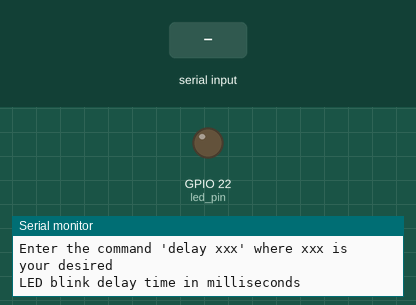
Simulated run of this sketch. Board: ESP32. Parts: output pins drawn as LEDs (lit = HIGH), the last lines printed to the serial monitor. The inputs (shaded band) are chosen by the test bench.

Above: at 1.8 s.
1.9 s: "delay\n" received over Serial
At 3.4 s:
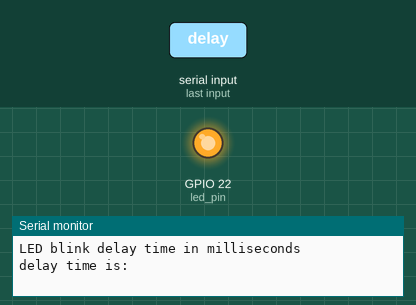
4.9 s: "90,45\n" received over Serial
At 6.3 s:
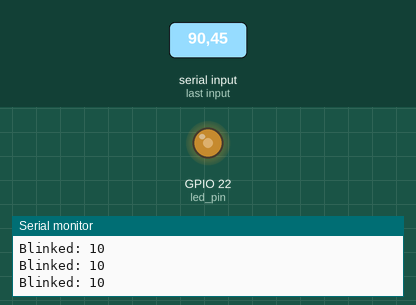
Timing chart, 0 to 7.9 s (numbered marks = the images above; inputs shaded):
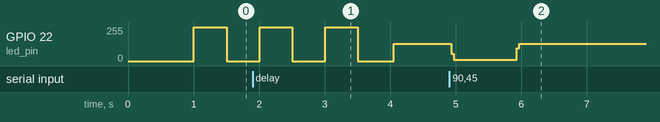

Measured:
- after the input at 4.9 s, GPIO 22 (led_pin): 129/255 → 10/255 at once, → 128/255 1.0 s later

The sketch:

exercicio_filas_2.ino
```cpp
#include <freertos/FreeRTOS.h>
#include <freertos/task.h>
#include <freertos/queue.h>
#include <sstream>

// adaptado de https://www.digikey.com/en/maker/projects/introduction-to-rtos-solution-to-part-5-freertos-queue-example/72d2b361f7b94e0691d947c7c29a03c9

/*
* Date: January 18, 2021
* Author: Shawn Hymel
* License: 0BSD
*/

// Settings
static const int delay_queue_len = 5;   // Size of delay_queue
static const int msg_queue_len = 5;     // Size of msg_queue
static const uint8_t blink_max = 10;   // Num times to blink before message

// Pins (change this if your Arduino board does not have LED_BUILTIN defined)
static const int led_pin = 22;

// Message struct: used to wrap strings (not necessary, but it's useful to see
// how to use structs here)
struct Message {
  char body[50];
  int count;
};

// Globals
static QueueHandle_t queue_1; // delay_queue
static QueueHandle_t queue_2; //msg_queue

String cmd_string, keyword_delay;

//*****************************************************************************
// Tasks

// Task: command line interface (CLI) Task A
void taskA(void *parameters) {

  Message rcv_msg; // store message from queue_2
  int led_delay;

  // Clear whole buffer
  //memset(buf, 0, buf_len); // used to fill a memory block starting at buf, buf_len bytes, with 0

  // Loop forever
  while (1) {

    // See if there's a message in the queue (do not block)
    if (xQueueReceive(queue_2, (void *)&rcv_msg, 0) == pdTRUE) {
      Serial.print(rcv_msg.body);
      Serial.println(rcv_msg.count);
    }

    // Read characters from serial (by josenalde oliveira)
    if (Serial.available() > 0) {
      cmd_string= Serial.readStringUntil(' ');  //read until white space
      cmd_string.trim();                 // remove any \r \n whitespace at the end of the String

      if (cmd_string == "delay") {
        Serial.print("delay time is: ");
        led_delay = Serial.parseInt();
        Serial.println(led_delay);
        if (xQueueSend(queue_1, (void *)&led_delay, portMAX_DELAY) != pdTRUE) {
            Serial.println("ERROR: Could not put item on delay queue.");
        }
      } else {
        Serial.println(cmd_string);
      }
    }
  }
}

volatile int count = 1;
// Task B: flash LED based on delay provided, notify other task every 10 blinks
void taskB(void *parameters) {

  Message msg;
  int led_delay = 500; //default
  uint8_t counter = 0; //manage how many times has blinked

  // Set up pin
  pinMode(led_pin, OUTPUT);

  // Loop forever
  while (1) {

    // See if there's a message in the queue_1 (do not block)
    if (xQueueReceive(queue_1, (void *)&led_delay, 0) == pdTRUE) {

      // Best practice: use only one task to manage serial comms
      strcpy(msg.body, "Message received ");
      msg.count = count++;
      xQueueSend(queue_2, (void *)&msg, 10); //taskA prints this message
    }

    // Blink
    digitalWrite(led_pin, HIGH);
    vTaskDelay(pdMS_TO_TICKS(led_delay));
    digitalWrite(led_pin, LOW);
    vTaskDelay(pdMS_TO_TICKS(led_delay));

    // If we've blinked 10 times, send a message to the other task
    counter++;
    if (counter >= blink_max) {

      // Construct message and send
      strcpy(msg.body, "Blinked: ");
      msg.count = counter;
      xQueueSend(queue_2, (void *)&msg, 10);

      // Reset counter
      counter = 0;
    }
  }
}

//*****************************************************************************
// Main (runs as its own task with priority 1 on core 1)

void setup() {

  // Configure Serial
  Serial.begin(115200);

  // Wait a moment to start (so we don't miss Serial output)
  vTaskDelay(pdMS_TO_TICKS(1000));
  Serial.println();
  Serial.println("---FreeRTOS Queue Solution---");
  Serial.println("Enter the command 'delay xxx' where xxx is your desired ");
  Serial.println("LED blink delay time in milliseconds");

  // Create queues
  queue_1 = xQueueCreate(delay_queue_len, sizeof(int));
  queue_2 = xQueueCreate(msg_queue_len, sizeof(Message));

  // Start CLI task
  xTaskCreatePinnedToCore(taskA,
                          "taskA",
                          1024,
                          NULL,
                          1,
                          NULL,
                          1);

  // Start blink task
  xTaskCreatePinnedToCore(taskB,
                          "taskB",
                          1024,
                          NULL,
                          1,
                          NULL,
                          1);

  // Delete "setup and loop" task
  vTaskDelete(NULL);
}

void loop() {
  // Execution should never get here
}
```
